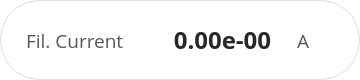
           <widget class="QGroupBox" name="fil_curr_group">
            <property name="enabled">
             <bool>true</bool>
            </property>
            <property name="minimumSize">
             <size>
              <width>360</width>
              <height>80</height>
             </size>
            </property>
            <property name="maximumSize">
             <size>
              <width>360</width>
              <height>80</height>
             </size>
            </property>
            <property name="font">
             <font>
              <family>Open Sans</family>
              <pointsize>13</pointsize>
              <weight>75</weight>
              <bold>true</bold>
             </font>
            </property>
            <property name="styleSheet">
             <string notr="true">QGroupBox { border: none; background: white; border-radius: 40px; border: 1px solid rgb(220,220,220); }
QGroupBox::title { subcontrol-origin: margin; padding: 0px 8px; left: 16px; top: 16px; color: rgb(85, 87, 83); }
QGroupBox::title:disabled { color: rgb(180,180,180); }</string>
            </property>
            <property name="title">
             <string/>
            </property>
            <layout class="QHBoxLayout" name="horizontalLayout_26" stretch="0,1,0">
             <property name="spacing">
              <number>0</number>
             </property>
             <property name="leftMargin">
              <number>25</number>
             </property>
             <property name="rightMargin">
              <number>25</number>
             </property>
             <item>
              <widget class="QLabel" name="label_51">
               <property name="minimumSize">
                <size>
                 <width>122</width>
                 <height>0</height>
                </size>
               </property>
               <property name="maximumSize">
                <size>
                 <width>122</width>
                 <height>16777215</height>
                </size>
               </property>
               <property name="font">
                <font>
                 <family>Open Sans</family>
                 <pointsize>14</pointsize>
                </font>
               </property>
               <property name="styleSheet">
                <string notr="true">color: rgb(85, 87, 83); background: transparent;</string>
               </property>
               <property name="text">
                <string>Fil. Current</string>
               </property>
              </widget>
             </item>
             <item>
              <widget class="QLabel" name="fil_curr_label">
               <property name="font">
                <font>
                 <family>Open Sans</family>
                 <pointsize>18</pointsize>
                 <weight>75</weight>
                 <bold>true</bold>
                </font>
               </property>
               <property name="styleSheet">
                <string notr="true">color: rgb(40, 40, 40); background: white;</string>
               </property>
               <property name="text">
                <string>0.00e-00</string>
               </property>
               <property name="alignment">
                <set>Qt::AlignCenter</set>
               </property>
              </widget>
             </item>
             <item>
              <widget class="QLabel" name="label_30">
               <property name="minimumSize">
                <size>
                 <width>37</width>
                 <height>0</height>
                </size>
               </property>
               <property name="maximumSize">
                <size>
                 <width>37</width>
                 <height>16777215</height>
                </size>
               </property>
               <property name="font">
                <font>
                 <family>Open Sans</family>
                 <pointsize>14</pointsize>
                </font>
               </property>
               <property name="styleSheet">
                <string notr="true">color: rgb(85, 87, 83); background: transparent;</string>
               </property>
               <property name="text">
                <string>A</string>
               </property>
               <property name="alignment">
                <set>Qt::AlignLeading|Qt::AlignLeft|Qt::AlignVCenter</set>
               </property>
              </widget>
             </item>
            </layout>
           </widget>
